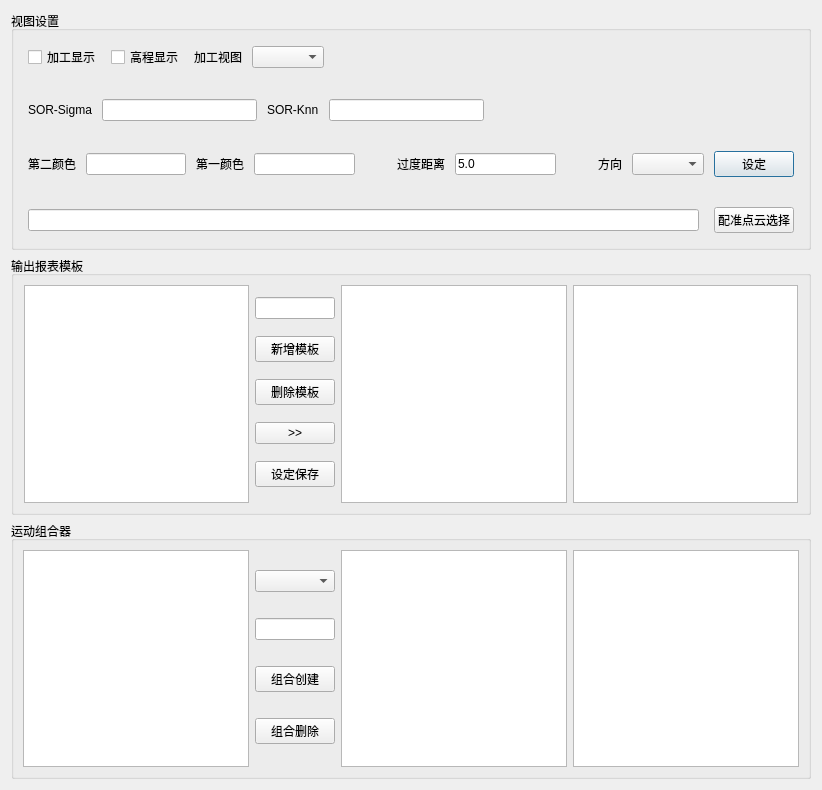
<?xml version="1.0" encoding="UTF-8"?>
<ui version="4.0">
 <class>scOpter</class>
 <widget class="QDialog" name="scOpter">
  <property name="geometry">
   <rect>
    <x>0</x>
    <y>0</y>
    <width>822</width>
    <height>790</height>
   </rect>
  </property>
  <property name="windowTitle">
   <string>操作关联</string>
  </property>
  <layout class="QVBoxLayout" name="verticalLayout_3">
   <item>
    <widget class="QGroupBox" name="groupBox_3">
     <property name="title">
      <string>视图设置</string>
     </property>
     <layout class="QVBoxLayout" name="verticalLayout_4">
      <property name="spacing">
       <number>20</number>
      </property>
      <item>
       <layout class="QHBoxLayout" name="horizontalLayout_4">
        <property name="spacing">
         <number>10</number>
        </property>
        <property name="leftMargin">
         <number>5</number>
        </property>
        <property name="topMargin">
         <number>5</number>
        </property>
        <property name="rightMargin">
         <number>5</number>
        </property>
        <property name="bottomMargin">
         <number>5</number>
        </property>
        <item>
         <widget class="QCheckBox" name="wrkShow">
          <property name="text">
           <string>加工显示</string>
          </property>
         </widget>
        </item>
        <item>
         <widget class="QCheckBox" name="AutoGCT">
          <property name="text">
           <string>高程显示</string>
          </property>
         </widget>
        </item>
        <item>
         <widget class="QLabel" name="label">
          <property name="text">
           <string>加工视图</string>
          </property>
         </widget>
        </item>
        <item>
         <widget class="QComboBox" name="WrkDView"/>
        </item>
        <item>
         <spacer name="horizontalSpacer_2">
          <property name="orientation">
           <enum>Qt::Horizontal</enum>
          </property>
          <property name="sizeHint" stdset="0">
           <size>
            <width>40</width>
            <height>20</height>
           </size>
          </property>
         </spacer>
        </item>
       </layout>
      </item>
      <item>
       <layout class="QHBoxLayout" name="horizontalLayout">
        <property name="spacing">
         <number>10</number>
        </property>
        <property name="leftMargin">
         <number>5</number>
        </property>
        <property name="topMargin">
         <number>5</number>
        </property>
        <property name="rightMargin">
         <number>5</number>
        </property>
        <property name="bottomMargin">
         <number>5</number>
        </property>
        <item>
         <widget class="QLabel" name="label_9">
          <property name="text">
           <string>SOR-Sigma</string>
          </property>
         </widget>
        </item>
        <item>
         <widget class="QLineEdit" name="Sor_sigma"/>
        </item>
        <item>
         <widget class="QLabel" name="label_6">
          <property name="text">
           <string>SOR-Knn</string>
          </property>
         </widget>
        </item>
        <item>
         <widget class="QLineEdit" name="Sor_Knn"/>
        </item>
        <item>
         <spacer name="horizontalSpacer_4">
          <property name="orientation">
           <enum>Qt::Horizontal</enum>
          </property>
          <property name="sizeHint" stdset="0">
           <size>
            <width>40</width>
            <height>20</height>
           </size>
          </property>
         </spacer>
        </item>
        <item>
         <spacer name="horizontalSpacer_3">
          <property name="orientation">
           <enum>Qt::Horizontal</enum>
          </property>
          <property name="sizeHint" stdset="0">
           <size>
            <width>40</width>
            <height>20</height>
           </size>
          </property>
         </spacer>
        </item>
       </layout>
      </item>
      <item>
       <layout class="QHBoxLayout" name="horizontalLayout_5">
        <property name="spacing">
         <number>10</number>
        </property>
        <property name="leftMargin">
         <number>5</number>
        </property>
        <property name="topMargin">
         <number>5</number>
        </property>
        <property name="rightMargin">
         <number>5</number>
        </property>
        <property name="bottomMargin">
         <number>5</number>
        </property>
        <item>
         <widget class="QLabel" name="label_3">
          <property name="text">
           <string>第二颜色</string>
          </property>
         </widget>
        </item>
        <item>
         <widget class="QLineEdit" name="secondColor"/>
        </item>
        <item>
         <widget class="QLabel" name="label_2">
          <property name="text">
           <string>第一颜色</string>
          </property>
         </widget>
        </item>
        <item>
         <widget class="QLineEdit" name="firstColor"/>
        </item>
        <item>
         <spacer name="horizontalSpacer_5">
          <property name="orientation">
           <enum>Qt::Horizontal</enum>
          </property>
          <property name="sizeHint" stdset="0">
           <size>
            <width>40</width>
            <height>20</height>
           </size>
          </property>
         </spacer>
        </item>
        <item>
         <widget class="QLabel" name="label_10">
          <property name="text">
           <string>过度距离</string>
          </property>
         </widget>
        </item>
        <item>
         <widget class="QLineEdit" name="hgFreq">
          <property name="text">
           <string>5.0</string>
          </property>
         </widget>
        </item>
        <item>
         <spacer name="horizontalSpacer">
          <property name="orientation">
           <enum>Qt::Horizontal</enum>
          </property>
          <property name="sizeHint" stdset="0">
           <size>
            <width>40</width>
            <height>20</height>
           </size>
          </property>
         </spacer>
        </item>
        <item>
         <widget class="QLabel" name="label_11">
          <property name="text">
           <string>方向</string>
          </property>
         </widget>
        </item>
        <item>
         <widget class="QComboBox" name="hgDim"/>
        </item>
        <item>
         <widget class="QPushButton" name="pushButton">
          <property name="text">
           <string>设定</string>
          </property>
         </widget>
        </item>
       </layout>
      </item>
      <item>
       <layout class="QHBoxLayout" name="horizontalLayout_2">
        <property name="spacing">
         <number>15</number>
        </property>
        <property name="leftMargin">
         <number>5</number>
        </property>
        <property name="topMargin">
         <number>5</number>
        </property>
        <property name="rightMargin">
         <number>5</number>
        </property>
        <property name="bottomMargin">
         <number>5</number>
        </property>
        <item>
         <widget class="QLineEdit" name="pccDistPath"/>
        </item>
        <item>
         <widget class="QPushButton" name="FilePathSelecte">
          <property name="text">
           <string>配准点云选择</string>
          </property>
         </widget>
        </item>
       </layout>
      </item>
     </layout>
    </widget>
   </item>
   <item>
    <widget class="QGroupBox" name="ReportSet">
     <property name="title">
      <string>输出报表模板</string>
     </property>
     <layout class="QHBoxLayout" name="horizontalLayout_3">
      <property name="leftMargin">
       <number>10</number>
      </property>
      <property name="rightMargin">
       <number>10</number>
      </property>
      <item>
       <widget class="QListWidget" name="rrItems"/>
      </item>
      <item>
       <layout class="QVBoxLayout" name="verticalLayout_2">
        <property name="spacing">
         <number>5</number>
        </property>
        <item>
         <widget class="QLineEdit" name="tempName"/>
        </item>
        <item>
         <widget class="QPushButton" name="AddReport">
          <property name="text">
           <string>新增模板</string>
          </property>
         </widget>
        </item>
        <item>
         <widget class="QPushButton" name="DelReport">
          <property name="text">
           <string>删除模板</string>
          </property>
         </widget>
        </item>
        <item>
         <widget class="QPushButton" name="SoutRtl">
          <property name="text">
           <string>&gt;&gt;</string>
          </property>
         </widget>
        </item>
        <item>
         <widget class="QPushButton" name="repSetSave">
          <property name="text">
           <string>设定保存</string>
          </property>
         </widget>
        </item>
       </layout>
      </item>
      <item>
       <widget class="QListWidget" name="rrAllFileds"/>
      </item>
      <item>
       <widget class="QListWidget" name="rrNeedFileds"/>
      </item>
     </layout>
    </widget>
   </item>
   <item>
    <widget class="QGroupBox" name="groupBox">
     <property name="title">
      <string>运动组合器</string>
     </property>
     <layout class="QHBoxLayout" name="horizontalLayout_6">
      <item>
       <widget class="QListWidget" name="AxList"/>
      </item>
      <item>
       <layout class="QVBoxLayout" name="verticalLayout_5">
        <item>
         <widget class="QComboBox" name="motionMethod"/>
        </item>
        <item>
         <widget class="QLineEdit" name="grpName"/>
        </item>
        <item>
         <widget class="QPushButton" name="axGrpCreater">
          <property name="text">
           <string>组合创建</string>
          </property>
         </widget>
        </item>
        <item>
         <widget class="QPushButton" name="axGrpRemover">
          <property name="text">
           <string>组合删除</string>
          </property>
         </widget>
        </item>
       </layout>
      </item>
      <item>
       <widget class="QListWidget" name="AxCombiner"/>
      </item>
      <item>
       <widget class="QListWidget" name="AxGrpList"/>
      </item>
     </layout>
    </widget>
   </item>
  </layout>
 </widget>
 <resources/>
 <connections/>
</ui>
